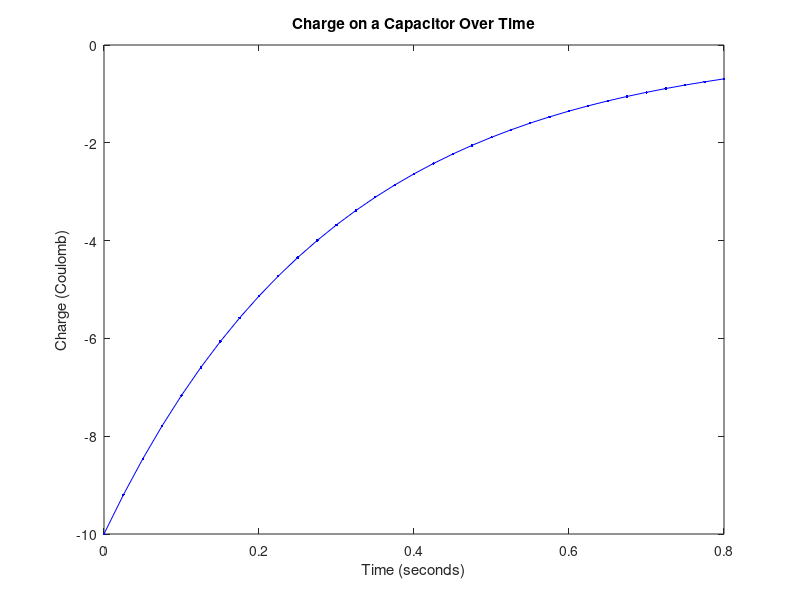

This figure's MATLAB source:
%% Summary

%Created by Chris Graffia on January 26,2019.
    %Mech 105
%This algorithm graphs the charge of a capacitor over time given a
%predefined function.

%% Computations

%Define given values
q = 10;
R = 60;
L = 9;
C = 0.00005;
%Time vector
t = 0:0.025:0.8;
%Predefined function
Qt = q.*exp(-R.*t/(2*L)).*cos(sqrt((1/(L*C))-(t.*(R/(2*L))^2)));
%Plot
plot(t,Qt,'b.-')
title('Charge on a Capacitor Over Time')
xlabel('Time (seconds)')
ylabel('Charge (Coulomb)')
